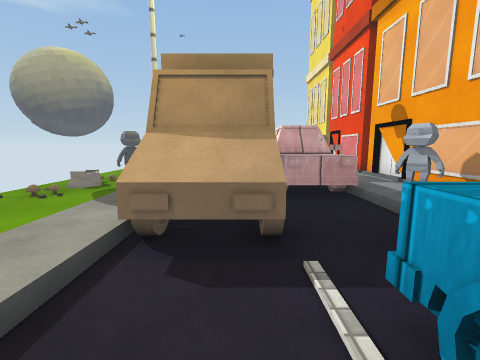
view 1 (above)

16 first-person views from a walk through a scene from a Unity 3-D project. The camera is 1.3 m above the floor, tilts 8° down and sees 90° across. The floor is counted in squares, 1 m on a side. Each view is taken from the middle of a square. On the plan, view 1 faces up. The plan holds only what a view shows up to about 12 squares ahead; the rest is blank. The place goes on beyond the plan. The player is left out. Surface patterns are stand-ins for the level's own textures.

view 2
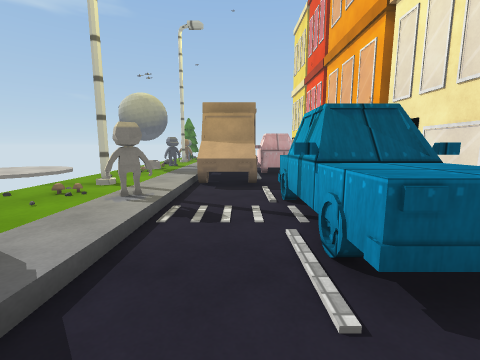

view 3
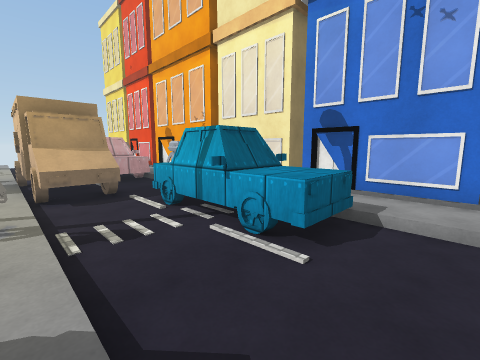

view 4
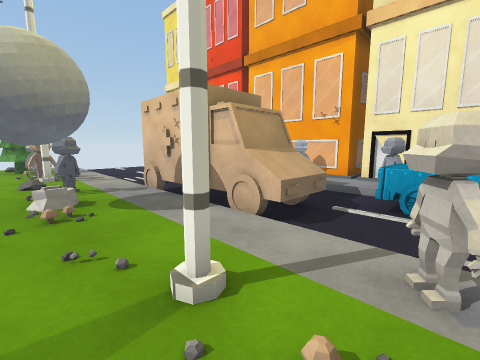

view 5
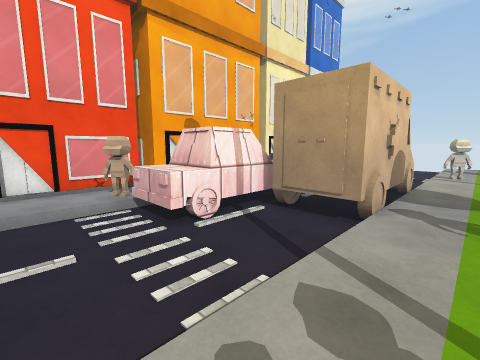

view 6
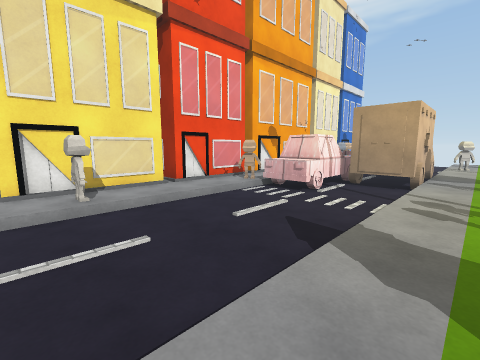

view 7
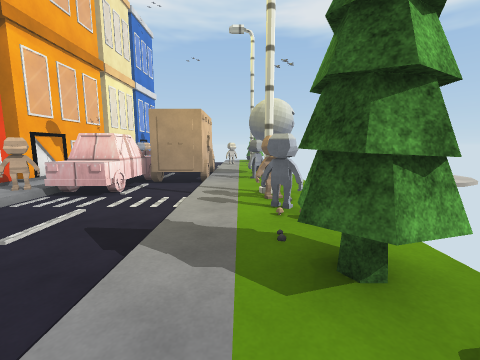

view 8
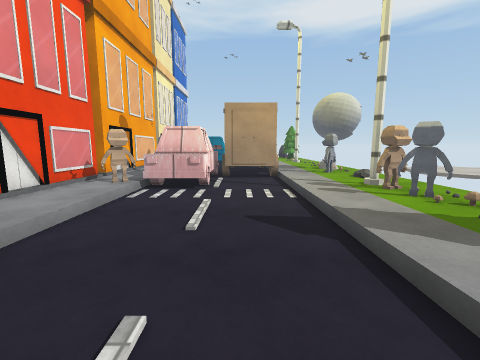

view 9
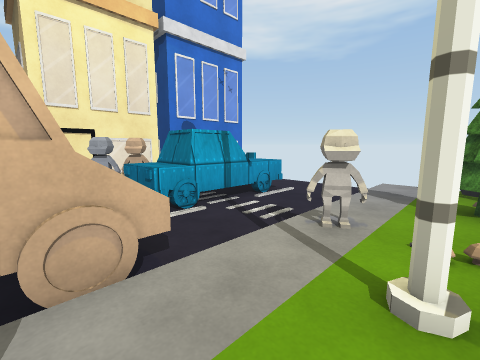

view 10
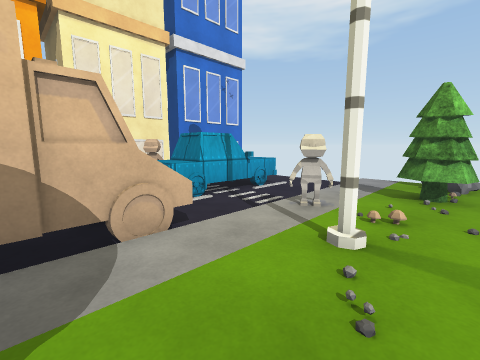

view 11
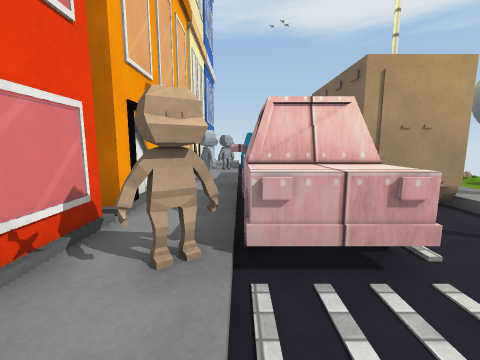

view 12
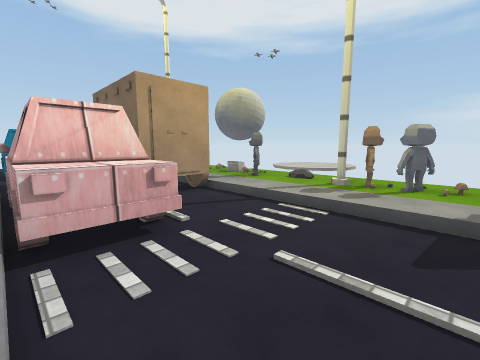

view 13
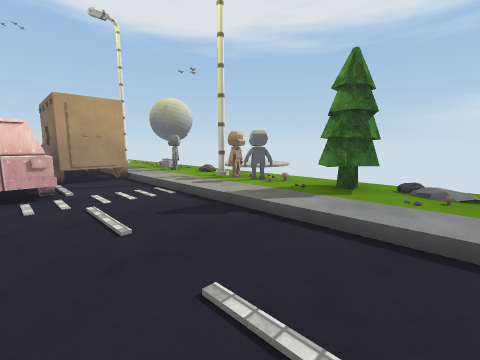

view 14
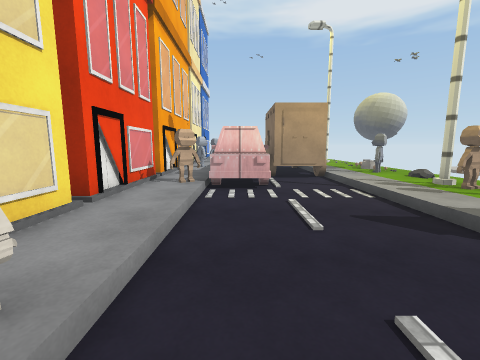

view 15
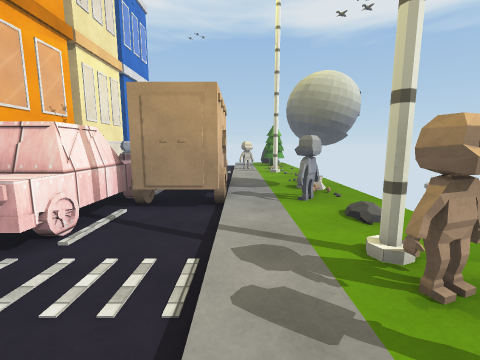

view 16
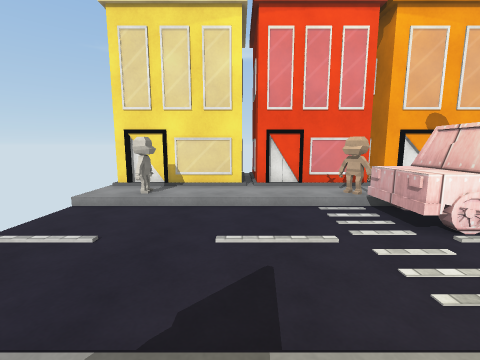

### Floor plan
Key: @ floor where view 1 was taken; # wall or solid block; . main floor; : floor 0.25 m higher than the main floor; - floor 0.25 m lower than the main floor; / step, stairs or slope; = window, fence, low wall or low ledge; C car; T tree; B boulder; O other object.
Columns run from 5 left of view 1 to 6 right of it. Each row starts with its distance up from view 1.
 18 .O..----/.#
 17 ....----OO#
 16 TT..----/.=
 15 TT..----/.=
 14 .O..----/.##
 13 .O..----/.##
 12 .O..----/.#
 11 ....--CCCO#
 10 ....--CCC.#
  9 ....--CCC.#
  8 .OO.OOCCC.#
  7 OO..OOCCC.#
  6 OO..O CCCO#
  5 .O..OOO--O#
  4 ....OOO--.#
  3 ....OOO--.#
  2 .#..--CCCO#
  1 .O..--CCCO##
  0 .OOO-@CCC =#
 -1 ....--CCC ##
 -2 TT..--CCC #
 -3 O ..--CCC.=
 -4 B...----/.=
 -5 :O..----/.#

Where each view was taken, in squares from view 1:
view 1: 0 up, 0 right, facing up
view 2: 5 down, 0 right, facing up
view 3: 5 down, 2 left, facing up-right
view 4: 0 up, 5 left, facing up-right
view 5: 13 up, 3 left, facing down-right
view 6: 18 up, 3 left, facing down-right
view 7: 18 up, 3 left, facing down
view 8: 18 up, 0 right, facing down
view 9: 4 up, 4 left, facing down-right
view 10: 5 up, 5 left, facing down-right
view 11: 13 up, 3 right, facing down
view 12: 14 up, 3 right, facing down-left
view 13: 18 up, 2 right, facing down-left
view 14: 18 up, 2 right, facing down
view 15: 14 up, 2 left, facing down
view 16: 14 up, 3 left, facing right
